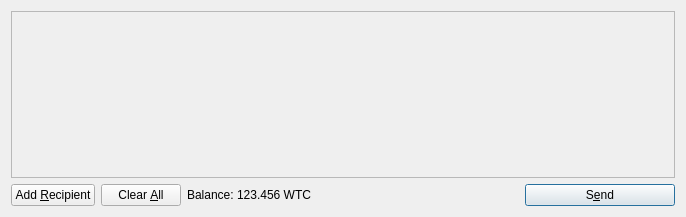
<?xml version="1.0" encoding="UTF-8"?>
<ui version="4.0">
 <class>SendCoinsDialog</class>
 <widget class="QDialog" name="SendCoinsDialog">
  <property name="geometry">
   <rect>
    <x>0</x>
    <y>0</y>
    <width>686</width>
    <height>217</height>
   </rect>
  </property>
  <property name="windowTitle">
   <string>Send Coins</string>
  </property>
  <layout class="QVBoxLayout" name="verticalLayout">
   <item>
    <widget class="QScrollArea" name="scrollArea">
     <property name="widgetResizable">
      <bool>true</bool>
     </property>
     <widget class="QWidget" name="scrollAreaWidgetContents">
      <property name="geometry">
       <rect>
        <x>0</x>
        <y>0</y>
        <width>666</width>
        <height>165</height>
       </rect>
      </property>
      <layout class="QVBoxLayout" name="verticalLayout_2">
       <property name="margin">
        <number>0</number>
       </property>
       <item>
        <layout class="QVBoxLayout" name="entries">
         <property name="spacing">
          <number>6</number>
         </property>
        </layout>
       </item>
       <item>
        <spacer name="verticalSpacer">
         <property name="orientation">
          <enum>Qt::Vertical</enum>
         </property>
         <property name="sizeHint" stdset="0">
          <size>
           <width>20</width>
           <height>40</height>
          </size>
         </property>
        </spacer>
       </item>
      </layout>
     </widget>
    </widget>
   </item>
   <item>
    <layout class="QHBoxLayout" name="horizontalLayout">
     <item>
      <widget class="QPushButton" name="addButton">
       <property name="toolTip">
        <string>Send to multiple recipients at once</string>
       </property>
       <property name="text">
        <string>Add &amp;Recipient</string>
       </property>
       <property name="icon">
        <iconset resource="../bitcoin.qrc">
         <normaloff>:/icons/add</normaloff>:/icons/add</iconset>
       </property>
       <property name="autoDefault">
        <bool>false</bool>
       </property>
      </widget>
     </item>
     <item>
      <widget class="QPushButton" name="clearButton">
       <property name="sizePolicy">
        <sizepolicy hsizetype="Minimum" vsizetype="Fixed">
         <horstretch>0</horstretch>
         <verstretch>0</verstretch>
        </sizepolicy>
       </property>
       <property name="toolTip">
        <string>Remove all transaction fields</string>
       </property>
       <property name="text">
        <string>Clear &amp;All</string>
       </property>
       <property name="icon">
        <iconset resource="../bitcoin.qrc">
         <normaloff>:/icons/remove</normaloff>:/icons/remove</iconset>
       </property>
       <property name="autoRepeatDelay">
        <number>300</number>
       </property>
       <property name="autoDefault">
        <bool>false</bool>
       </property>
      </widget>
     </item>
     <item>
      <layout class="QHBoxLayout" name="horizontalLayout_2">
       <property name="spacing">
        <number>3</number>
       </property>
       <item>
        <widget class="QLabel" name="label">
         <property name="text">
          <string>Balance:</string>
         </property>
        </widget>
       </item>
       <item>
        <widget class="QLabel" name="labelBalance">
         <property name="cursor">
          <cursorShape>IBeamCursor</cursorShape>
         </property>
         <property name="text">
          <string>123.456 WTC</string>
         </property>
         <property name="textInteractionFlags">
          <set>Qt::LinksAccessibleByMouse|Qt::TextSelectableByKeyboard|Qt::TextSelectableByMouse</set>
         </property>
        </widget>
       </item>
      </layout>
     </item>
     <item>
      <spacer name="horizontalSpacer">
       <property name="orientation">
        <enum>Qt::Horizontal</enum>
       </property>
       <property name="sizeHint" stdset="0">
        <size>
         <width>40</width>
         <height>20</height>
        </size>
       </property>
      </spacer>
     </item>
     <item>
      <widget class="QPushButton" name="sendButton">
       <property name="minimumSize">
        <size>
         <width>150</width>
         <height>0</height>
        </size>
       </property>
       <property name="toolTip">
        <string>Confirm the send action</string>
       </property>
       <property name="text">
        <string>S&amp;end</string>
       </property>
       <property name="icon">
        <iconset resource="../bitcoin.qrc">
         <normaloff>:/icons/send</normaloff>:/icons/send</iconset>
       </property>
       <property name="default">
        <bool>true</bool>
       </property>
      </widget>
     </item>
    </layout>
   </item>
  </layout>
 </widget>
 <resources>
  <include location="../bitcoin.qrc"/>
 </resources>
 <connections/>
</ui>
